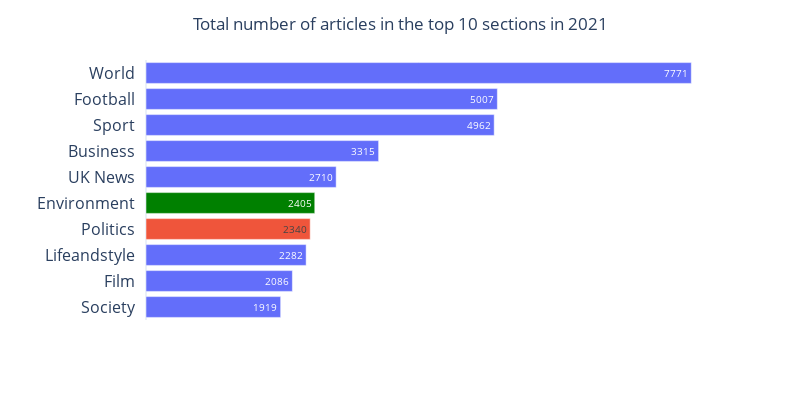

Notebook code cell kept with this figure:
### Code cell
fig = None

s_color = px.colors.qualitative.Plotly[0]
colors = [s_color] * df2.shape[0]
colors[5] =  'green'
colors[6] = px.colors.qualitative.Plotly[1]

y = [ 'UK News' if i.startswith('uk-news')  else i.title() for i in list(df2.section)] 

fig = px.bar(df2, x='total', y=y, orientation='h')
fig.update_traces(marker_color=colors, text=df2.total)

fig.update_layout(yaxis={'categoryorder': 'total ascending'}, height=400, width=800, 
margin=dict(pad=10))

title={
    'text': 'Total number of articles in the top 10 sections in 2021',
    # 'y':0.9,
     'x':0.5,
    # 'xanchor': 'center',
    # 'yanchor': 'top'
    }

fig.update_layout(title =  title,xaxis_title='', yaxis_title='') 



fig.update_yaxes(tickfont=dict(size=16), tickwidth=20, ticklen=30)
fig.update_xaxes(showticklabels=False, showgrid=False)

fig.show()

### Figure 1 — Plotly figure (JSON) as saved in the notebook; plotly's stock layout.template omitted (floating-point values rounded to 4 significant figures)
{"data": [{"alignmentgroup": "True", "hovertemplate": "total=%{x}<br>y=%{y}<extra></extra>", "legendgroup": "", "marker": {"color": ["#636EFA", "#636EFA", "#636EFA", "#636EFA", "#636EFA", "green", "#EF553B", "#636EFA", "#636EFA", "#636EFA"]}, "name": "", "offsetgroup": "", "orientation": "h", "showlegend": false, "text": [7771, 5007, 4962, 3315, 2710, 2405, 2340, 2282, 2086, 1919], "textposition": "auto", "type": "bar", "x": [7771, 5007, 4962, 3315, 2710, 2405, 2340, 2282, 2086, 1919], "xaxis": "x", "y": ["World", "Football", "Sport", "Business", "UK News", "Environment", "Politics", "Lifeandstyle", "Film", "Society"], "yaxis": "y"}], "layout": {"barmode": "relative", "height": 400, "legend": {"tracegroupgap": 0}, "margin": {"pad": 10, "t": 60}, "title": {"text": "Total number of articles in the top 10 sections in 2021", "x": 0.5}, "width": 800, "xaxis": {"anchor": "y", "domain": [0, 1], "showgrid": false, "showticklabels": false, "title": {"text": ""}}, "yaxis": {"anchor": "x", "categoryorder": "total ascending", "domain": [0, 1], "tickfont": {"size": 16}, "ticklen": 30, "tickwidth": 20, "title": {"text": ""}}}}
